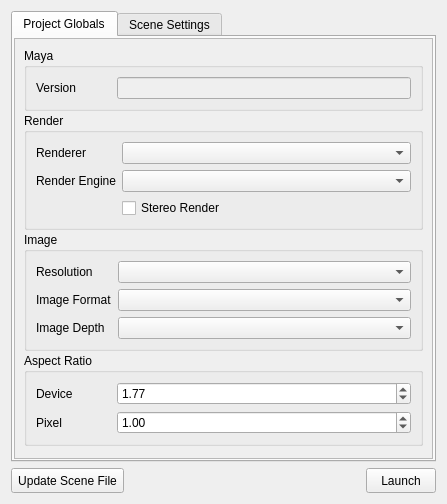
<ui version="4.0" >
 <class>Form</class>
 <widget class="QWidget" name="Form" >
  <property name="geometry" >
   <rect>
    <x>0</x>
    <y>0</y>
    <width>447</width>
    <height>504</height>
   </rect>
  </property>
  <property name="windowTitle" >
   <string>Render Settings</string>
  </property>
  <layout class="QGridLayout" name="gridLayout" >
   <item row="0" column="0" colspan="3" >
    <widget class="QTabWidget" name="settingsTab" >
     <property name="currentIndex" >
      <number>0</number>
     </property>
     <widget class="QWidget" name="projectGlobalsTab" >
      <attribute name="title" >
       <string>Project Globals</string>
      </attribute>
      <layout class="QGridLayout" name="gridLayout_21" >
       <property name="horizontalSpacing" >
        <number>1</number>
       </property>
       <property name="margin" >
        <number>1</number>
       </property>
       <item row="0" column="0" >
        <widget class="QScrollArea" name="scrollArea" >
         <property name="widgetResizable" >
          <bool>true</bool>
         </property>
         <widget class="QWidget" name="scrollAreaWidgetContents" >
          <property name="geometry" >
           <rect>
            <x>0</x>
            <y>0</y>
            <width>419</width>
            <height>425</height>
           </rect>
          </property>
          <layout class="QGridLayout" name="gridLayout_24" >
           <property name="spacing" >
            <number>2</number>
           </property>
           <item row="2" column="0" >
            <widget class="QGroupBox" name="groupBox_5" >
             <property name="title" >
              <string>Image</string>
             </property>
             <layout class="QFormLayout" name="formLayout_6" >
              <property name="fieldGrowthPolicy" >
               <enum>QFormLayout::AllNonFixedFieldsGrow</enum>
              </property>
              <property name="leftMargin" >
               <number>9</number>
              </property>
              <property name="topMargin" >
               <number>9</number>
              </property>
              <item row="0" column="0" >
               <widget class="QLabel" name="label_15" >
                <property name="minimumSize" >
                 <size>
                  <width>75</width>
                  <height>0</height>
                 </size>
                </property>
                <property name="text" >
                 <string>Resolution</string>
                </property>
               </widget>
              </item>
              <item row="1" column="0" >
               <widget class="QLabel" name="label_17" >
                <property name="minimumSize" >
                 <size>
                  <width>75</width>
                  <height>0</height>
                 </size>
                </property>
                <property name="text" >
                 <string>Image Format</string>
                </property>
               </widget>
              </item>
              <item row="2" column="0" >
               <widget class="QLabel" name="label_18" >
                <property name="minimumSize" >
                 <size>
                  <width>75</width>
                  <height>0</height>
                 </size>
                </property>
                <property name="text" >
                 <string>Image Depth</string>
                </property>
               </widget>
              </item>
              <item row="0" column="1" >
               <widget class="QComboBox" name="resolutionPrjCB" />
              </item>
              <item row="1" column="1" >
               <widget class="QComboBox" name="imageFormatCB" />
              </item>
              <item row="2" column="1" >
               <widget class="QComboBox" name="imageDepthCB" />
              </item>
             </layout>
            </widget>
           </item>
           <item row="1" column="0" >
            <widget class="QGroupBox" name="groupBox_4" >
             <property name="title" >
              <string>Render</string>
             </property>
             <layout class="QFormLayout" name="formLayout_4" >
              <property name="fieldGrowthPolicy" >
               <enum>QFormLayout::AllNonFixedFieldsGrow</enum>
              </property>
              <item row="0" column="0" >
               <widget class="QLabel" name="label_7" >
                <property name="minimumSize" >
                 <size>
                  <width>75</width>
                  <height>0</height>
                 </size>
                </property>
                <property name="text" >
                 <string>Renderer</string>
                </property>
               </widget>
              </item>
              <item row="2" column="1" >
               <widget class="QCheckBox" name="isStereoPrjChkB" >
                <property name="text" >
                 <string>Stereo Render</string>
                </property>
               </widget>
              </item>
              <item row="1" column="0" >
               <widget class="QLabel" name="label_19" >
                <property name="minimumSize" >
                 <size>
                  <width>75</width>
                  <height>0</height>
                 </size>
                </property>
                <property name="text" >
                 <string>Render Engine</string>
                </property>
               </widget>
              </item>
              <item row="0" column="1" >
               <widget class="QComboBox" name="rendererCB" />
              </item>
              <item row="1" column="1" >
               <widget class="QComboBox" name="renderEngineCB" />
              </item>
             </layout>
            </widget>
           </item>
           <item row="3" column="0" >
            <widget class="QGroupBox" name="groupBox_6" >
             <property name="title" >
              <string>Aspect Ratio</string>
             </property>
             <layout class="QFormLayout" name="formLayout_5" >
              <item row="0" column="0" >
               <widget class="QLabel" name="label_20" >
                <property name="minimumSize" >
                 <size>
                  <width>75</width>
                  <height>0</height>
                 </size>
                </property>
                <property name="text" >
                 <string>Device</string>
                </property>
               </widget>
              </item>
              <item row="1" column="0" >
               <widget class="QLabel" name="label_21" >
                <property name="minimumSize" >
                 <size>
                  <width>75</width>
                  <height>0</height>
                 </size>
                </property>
                <property name="text" >
                 <string>Pixel</string>
                </property>
               </widget>
              </item>
              <item row="0" column="1" >
               <widget class="QDoubleSpinBox" name="deviceDSB" >
                <property name="value" >
                 <double>1.770000000000000</double>
                </property>
               </widget>
              </item>
              <item row="1" column="1" >
               <widget class="QDoubleSpinBox" name="pixelDSB" >
                <property name="value" >
                 <double>1.000000000000000</double>
                </property>
               </widget>
              </item>
             </layout>
            </widget>
           </item>
           <item row="0" column="0" >
            <widget class="QGroupBox" name="groupBox_7" >
             <property name="title" >
              <string>Maya</string>
             </property>
             <layout class="QFormLayout" name="formLayout_7" >
              <property name="fieldGrowthPolicy" >
               <enum>QFormLayout::AllNonFixedFieldsGrow</enum>
              </property>
              <item row="0" column="0" >
               <widget class="QLabel" name="label_9" >
                <property name="minimumSize" >
                 <size>
                  <width>75</width>
                  <height>0</height>
                 </size>
                </property>
                <property name="text" >
                 <string>Version</string>
                </property>
               </widget>
              </item>
              <item row="0" column="1" >
               <widget class="QLineEdit" name="mayaVersionLE" >
                <property name="enabled" >
                 <bool>false</bool>
                </property>
               </widget>
              </item>
             </layout>
            </widget>
           </item>
           <item row="4" column="0" >
            <spacer name="verticalSpacer_2" >
             <property name="orientation" >
              <enum>Qt::Vertical</enum>
             </property>
             <property name="sizeHint" stdset="0" >
              <size>
               <width>20</width>
               <height>40</height>
              </size>
             </property>
            </spacer>
           </item>
          </layout>
         </widget>
        </widget>
       </item>
      </layout>
     </widget>
     <widget class="QWidget" name="sceneSettingsTab" >
      <attribute name="title" >
       <string>Scene Settings</string>
      </attribute>
      <layout class="QGridLayout" name="gridLayout_26" >
       <property name="horizontalSpacing" >
        <number>1</number>
       </property>
       <property name="margin" >
        <number>1</number>
       </property>
       <item row="0" column="0" >
        <widget class="QScrollArea" name="scrollArea_2" >
         <property name="widgetResizable" >
          <bool>true</bool>
         </property>
         <widget class="QWidget" name="scrollAreaWidgetContents_2" >
          <property name="geometry" >
           <rect>
            <x>0</x>
            <y>0</y>
            <width>403</width>
            <height>456</height>
           </rect>
          </property>
          <layout class="QGridLayout" name="gridLayout_25" >
           <property name="spacing" >
            <number>2</number>
           </property>
           <item row="0" column="0" >
            <widget class="QGroupBox" name="groupBox_2" >
             <property name="title" >
              <string>Files</string>
             </property>
             <layout class="QFormLayout" name="formLayout_2" >
              <property name="fieldGrowthPolicy" >
               <enum>QFormLayout::AllNonFixedFieldsGrow</enum>
              </property>
              <item row="0" column="0" >
               <widget class="QLabel" name="workFileLabel" >
                <property name="minimumSize" >
                 <size>
                  <width>75</width>
                  <height>0</height>
                 </size>
                </property>
                <property name="text" >
                 <string>Work File</string>
                </property>
               </widget>
              </item>
              <item row="0" column="1" >
               <widget class="QLineEdit" name="workFileLE" >
                <property name="enabled" >
                 <bool>false</bool>
                </property>
               </widget>
              </item>
              <item row="1" column="0" >
               <widget class="QLabel" name="renderTypeLabel" >
                <property name="text" >
                 <string>Render Type</string>
                </property>
               </widget>
              </item>
              <item row="1" column="1" >
               <widget class="QComboBox" name="renderTypeCB" />
              </item>
              <item row="2" column="0" >
               <widget class="QLabel" name="renderAsLabel" >
                <property name="text" >
                 <string>Render As</string>
                </property>
               </widget>
              </item>
              <item row="2" column="1" >
               <widget class="QComboBox" name="charBgCB" />
              </item>
             </layout>
            </widget>
           </item>
           <item row="7" column="0" >
            <widget class="QGroupBox" name="groupBox_3" >
             <property name="title" >
              <string>Camera</string>
             </property>
             <layout class="QFormLayout" name="formLayout_3" >
              <item row="1" column="0" >
               <widget class="QLabel" name="label_23" >
                <property name="minimumSize" >
                 <size>
                  <width>75</width>
                  <height>0</height>
                 </size>
                </property>
                <property name="text" >
                 <string>Camera</string>
                </property>
               </widget>
              </item>
              <item row="1" column="1" >
               <widget class="QComboBox" name="cameraCB" />
              </item>
              <item row="0" column="1" >
               <widget class="QCheckBox" name="isStereoChkB" >
                <property name="text" >
                 <string>Stereo Render</string>
                </property>
               </widget>
              </item>
             </layout>
            </widget>
           </item>
           <item row="9" column="0" >
            <spacer name="verticalSpacer" >
             <property name="orientation" >
              <enum>Qt::Vertical</enum>
             </property>
             <property name="sizeHint" stdset="0" >
              <size>
               <width>20</width>
               <height>40</height>
              </size>
             </property>
            </spacer>
           </item>
           <item row="6" column="0" >
            <widget class="QGroupBox" name="groupBox" >
             <property name="title" >
              <string>Frames</string>
             </property>
             <layout class="QFormLayout" name="formLayout" >
              <item row="0" column="1" >
               <widget class="QCheckBox" name="isFrameRangeChkB" >
                <property name="text" >
                 <string>Frame Range  (eg:- 1-10,15, 20-25)</string>
                </property>
               </widget>
              </item>
              <item row="3" column="1" >
               <widget class="QSpinBox" name="startFrameSB" >
                <property name="maximumSize" >
                 <size>
                  <width>80</width>
                  <height>16777215</height>
                 </size>
                </property>
                <property name="maximum" >
                 <number>999999999</number>
                </property>
                <property name="value" >
                 <number>1001</number>
                </property>
               </widget>
              </item>
              <item row="3" column="0" >
               <widget class="QLabel" name="label_5" >
                <property name="text" >
                 <string>Start Frame</string>
                </property>
               </widget>
              </item>
              <item row="4" column="1" >
               <widget class="QSpinBox" name="endFrameSB" >
                <property name="maximumSize" >
                 <size>
                  <width>80</width>
                  <height>16777215</height>
                 </size>
                </property>
                <property name="maximum" >
                 <number>999999999</number>
                </property>
                <property name="value" >
                 <number>1101</number>
                </property>
               </widget>
              </item>
              <item row="4" column="0" >
               <widget class="QLabel" name="label_22" >
                <property name="text" >
                 <string>End Frame</string>
                </property>
               </widget>
              </item>
              <item row="2" column="1" >
               <widget class="QLineEdit" name="frameRangeLE" >
                <property name="enabled" >
                 <bool>false</bool>
                </property>
               </widget>
              </item>
              <item row="2" column="0" >
               <widget class="QLabel" name="label_6" >
                <property name="minimumSize" >
                 <size>
                  <width>75</width>
                  <height>0</height>
                 </size>
                </property>
                <property name="text" >
                 <string>Frames</string>
                </property>
               </widget>
              </item>
             </layout>
            </widget>
           </item>
           <item row="1" column="0" >
            <widget class="QGroupBox" name="groupBox_8" >
             <property name="title" >
              <string>Image</string>
             </property>
             <layout class="QFormLayout" name="formLayout_8" >
              <property name="fieldGrowthPolicy" >
               <enum>QFormLayout::AllNonFixedFieldsGrow</enum>
              </property>
              <property name="leftMargin" >
               <number>9</number>
              </property>
              <property name="topMargin" >
               <number>9</number>
              </property>
              <item row="0" column="0" >
               <widget class="QLabel" name="label_24" >
                <property name="minimumSize" >
                 <size>
                  <width>75</width>
                  <height>0</height>
                 </size>
                </property>
                <property name="text" >
                 <string>Resolution</string>
                </property>
               </widget>
              </item>
              <item row="1" column="0" >
               <widget class="QLabel" name="label_25" >
                <property name="minimumSize" >
                 <size>
                  <width>75</width>
                  <height>0</height>
                 </size>
                </property>
                <property name="text" >
                 <string>Percentage render</string>
                </property>
               </widget>
              </item>
              <item row="0" column="1" >
               <widget class="QComboBox" name="sceneResCB" />
              </item>
              <item row="1" column="1" >
               <widget class="QSpinBox" name="percentRenderSB" >
                <property name="minimum" >
                 <number>10</number>
                </property>
                <property name="maximum" >
                 <number>100</number>
                </property>
                <property name="value" >
                 <number>100</number>
                </property>
               </widget>
              </item>
              <item row="2" column="1" >
               <widget class="QLabel" name="curntRezLabel" >
                <property name="text" >
                 <string/>
                </property>
               </widget>
              </item>
             </layout>
            </widget>
           </item>
          </layout>
         </widget>
        </widget>
       </item>
      </layout>
     </widget>
    </widget>
   </item>
   <item row="1" column="1" >
    <spacer name="horizontalSpacer" >
     <property name="orientation" >
      <enum>Qt::Horizontal</enum>
     </property>
     <property name="sizeHint" stdset="0" >
      <size>
       <width>40</width>
       <height>20</height>
      </size>
     </property>
    </spacer>
   </item>
   <item row="1" column="2" >
    <widget class="QToolButton" name="renderButton" >
     <property name="minimumSize" >
      <size>
       <width>70</width>
       <height>25</height>
      </size>
     </property>
     <property name="maximumSize" >
      <size>
       <width>16777215</width>
       <height>40</height>
      </size>
     </property>
     <property name="text" >
      <string>Launch</string>
     </property>
    </widget>
   </item>
   <item row="1" column="0" >
    <widget class="QToolButton" name="updateFileButton" >
     <property name="minimumSize" >
      <size>
       <width>70</width>
       <height>25</height>
      </size>
     </property>
     <property name="maximumSize" >
      <size>
       <width>16777215</width>
       <height>40</height>
      </size>
     </property>
     <property name="text" >
      <string>Update Scene File</string>
     </property>
    </widget>
   </item>
  </layout>
 </widget>
 <resources/>
 <connections/>
</ui>
